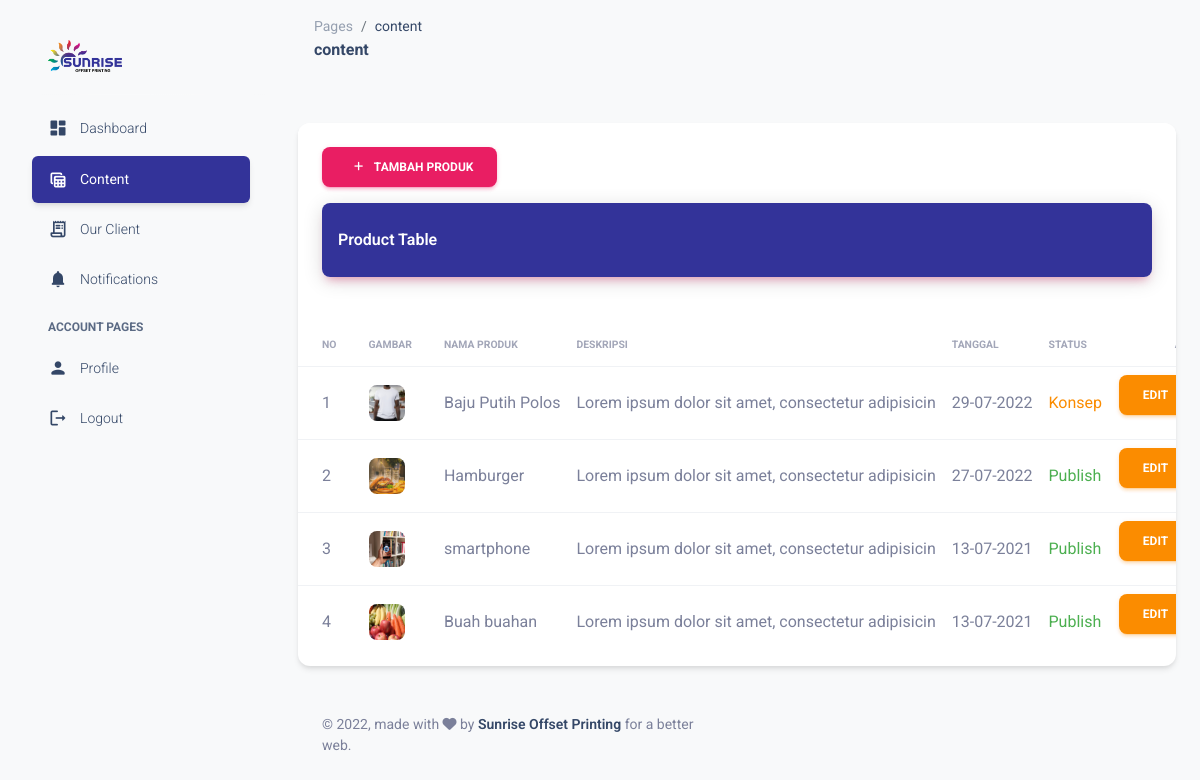
Before: /admin/content.php with the older database file.
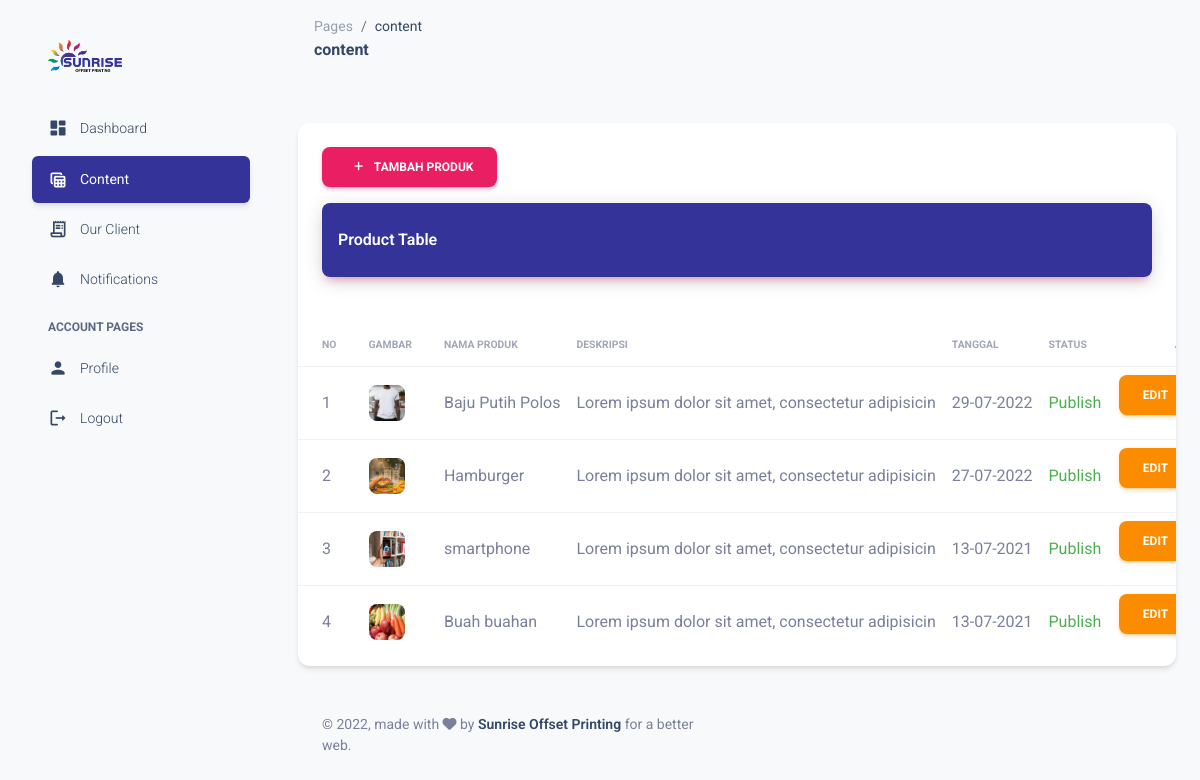
After: the same page with the newer database file.
### tables this page shows
CREATE TABLE `produk` (
  `id_produk` int(11) NOT NULL,
  `kode_produk` char(10) NOT NULL,
  `judul_produk` varchar(100) NOT NULL,
  `deskripsi` text NOT NULL,
  `gambar` varchar(100) NOT NULL DEFAULT 'gambar_default.png',
  `tanggal` datetime NOT NULL,
  `status` int(11) NOT NULL,
  `id_pengguna` int(11) NOT NULL
);

### admin/content.php (the view, shortened to what this page needs)
<!DOCTYPE html>
<html lang="en">
  <head>
<link href="../admin/assets/css/nucleo-icons.css" rel="stylesheet" />
<link href="../admin/assets/css/nucleo-svg.css" rel="stylesheet" />
<link id="pagestyle" href="../admin/assets/css/material-dashboard.css" rel="stylesheet" />
  </head>
  <body class="g-sidenav-show  bg-gray-100">
      <aside class="sidenav navbar navbar-vertical navbar-expand-xs border-0 border-radius-xl my-3 fixed-start ms-3   bg-gradient-white" id="sidenav-main">
  <div class="sidenav-header">
    <a class="navbar-brand m-0" href="" target="_blank">
      <img src="assets/img/logo2.png" class="navbar-brand-img h-100" alt="main_logo">
    </a>
  </div>
  <hr class="horizontal light mt-0 mb-2">
  <div class="collapse navbar-collapse  w-auto " id="sidenav-collapse-main">
    <ul class="navbar-nav">
<li class="nav-item">
  <a class="nav-link text-dark " href="./index.php">
      <div class="text-dark text-center me-2 d-flex align-items-center justify-content-center">
        <i class="material-icons opacity-10">dashboard</i>
      </div>
    <span class="nav-link-text ms-1">Dashboard</span>
  </a>
</li>
<li class="nav-item">
  <a class="nav-link text-dark active bg-gradient-primary " href="./content.php">
      <div class="text-dark text-center me-2 d-flex align-items-center justify-content-center">
        <i class="material-icons opacity-10">table_view</i>
      </div>
    <span class="nav-link-text ms-1">Content</span>
  </a>
</li>
<li class="nav-item">
  <a class="nav-link text-dark " href="./ourclient.php">
      <div class="text-dark text-center me-2 d-flex align-items-center justify-content-center">
        <i class="material-icons opacity-10">receipt_long</i>
      </div>
    <span class="nav-link-text ms-1">Our Client</span>
  </a>
</li>
<li class="nav-item">
  <a class="nav-link text-dark " href="./notifications.php">
      <div class="text-dark text-center me-2 d-flex align-items-center justify-content-center">
        <i class="material-icons opacity-10">notifications</i>
      </div>
    <span class="nav-link-text ms-1">Notifications</span>
  </a>
</li>
    <li class="nav-item mt-3">
      <h6 class="ps-4 ms-2 text-uppercase text-xs text-dark font-weight-bolder opacity-8">Account pages</h6>
    </li>
<li class="nav-item">
  <a class="nav-link text-dark " href="./profile.php">
      <div class="text-dark text-center me-2 d-flex align-items-center justify-content-center">
        <i class="material-icons opacity-10">person</i>
      </div>
    <span class="nav-link-text ms-1">Profile</span>
  </a>
</li>
<li class="nav-item">
  <a class="nav-link text-dark " href="./logout.php">
      <div class="text-dark text-center me-2 d-flex align-items-center justify-content-center">
        <i class="material-icons opacity-10">logout</i>
      </div>
    <span class="nav-link-text ms-1">Logout</span>
  </a>
</li>
    </ul>
  </div>
</aside>
      <main class="main-content border-radius-lg ">
<nav class="navbar navbar-main navbar-expand-lg px-0 mx-4 shadow-none border-radius-xl" id="navbarBlur" data-scroll="true">
  <div class="container-fluid py-1 px-3">
    <nav aria-label="breadcrumb">
      <ol class="breadcrumb bg-transparent mb-0 pb-0 pt-1 px-0 me-sm-6 me-5">
        <li class="breadcrumb-item text-sm"><a class="opacity-5 text-dark" href="javascript:;">Pages</a></li>
        <li class="breadcrumb-item text-sm text-dark active" aria-current="page">content</li>
      </ol>
      <h6 class="font-weight-bolder mb-0">content</h6>
  </nav>
  </div>
  </nav>
<div class="container-fluid py-4">
      <div class="row">
        <div class="col-12">
          <div class="card my-4">
            <div class="card-header">
            <button type="button" id="btn-tambah-produk" class="btn btn-primary"><span class="text"><i class="fas fa-plus fa-sm m-2"></i> Tambah produk</span></button>
              <div class="bg-gradient-primary shadow-primary border-radius-lg pt-4 pb-3">
                <h6 class="text-white text-capitalize ps-3">Product table</h6>
              </div>
            </div>
            <div class="card-body px-0 pb-2">
              <div class="table-responsive p-0">
                <table class="table align-items-center mb-0">
                  <thead>
                    <tr>
                      <th class="text-uppercase text-secondary text-xxs font-weight-bolder opacity-7 ps-4">No</th>
                      <th class="text-uppercase text-secondary text-xxs font-weight-bolder opacity-7 ps-2">Gambar</th>
                      <th class="text-uppercase text-secondary text-xxs font-weight-bolder opacity-7 ps-2">Nama Produk</th>
                      <th class="text-uppercase text-secondary text-xxs font-weight-bolder opacity-7 ps-2">Deskripsi</th>
                      <th class="text-uppercase text-secondary text-xxs font-weight-bolder opacity-7 ps-2">Tanggal</th>
                      <th class="text-uppercase text-secondary text-xxs font-weight-bolder opacity-7 ps-2">Status</th>
                      <th class="text-uppercase text-secondary text-xxs font-weight-bolder opacity-7 ps-6">aksi</th>
                    </tr>
                  </thead>
                  <tbody>
                  <?php
                        include '../config/database.php';
                        $sql="select * from produk order by id_produk desc";
                        $hasil=mysqli_query($kon,$sql);
                        $no=0;
                        while ($data = mysqli_fetch_array($hasil)):
                        $no++;
                    ?>
                    <tr>
                    <td class="ps-4"><?php echo $no; ?></td>
                <td><img  src="../assets/img/produk/<?php echo $data['gambar'];?>" class="avatar avatar-sm me-3 border-radius-lg" alt="user1" width="80px"></td>
                <td><?php echo $data['judul_produk']; ?></td>
                <td><?php
                          $ambil=$data["deskripsi"];
                          $panjang = strip_tags(html_entity_decode($ambil,ENT_QUOTES,"ISO-8859-1"));
                          echo substr($panjang, 0, 50);?></td>
                <td><?php echo date("d-m-Y",strtotime($data['tanggal'])); ?></td>
                <td><?php echo $data['status'] == 1 ? "<span class='text-success'>Publish</span>" : "<span class='text-warning'>Konsep</span>"; ?> </td>
                <td>
                    <button class="btn-edit-produk btn btn-warning btn-circle" id_produk="<?php echo $data['id_produk']; ?>" kode_produk="<?php echo $data['kode_produk']; ?>" data-toggle="tooltip" title="Edit produk" data-placement="top">Edit</button>
                </td>
                 </tr>
                    <?php endwhile; ?>
                  </tbody>
                </table>
              </div>
            </div>
          </div>
        </div>
      </div>
<footer class="footer py-4 w-100  ">
  <div class="container-fluid">
    <div class="row align-items-center justify-content-lg-between">
      <div class="col-lg-6 mb-lg-0 mb-4">
        <div class="copyright text-center text-sm text-muted text-lg-start">
          © ,
          made with <i class="fa fa-heart"></i> by
          <a href="" class="font-weight-bold" target="_blank">Sunrise Offset Printing</a>
          for a better web.
        </div>
      </div>
    </div>
  </div>
</footer>
</div>
</main>
  </body>
</html>

Changed rows visible on the page:
changed produk "Baju Putih Polos": status "Konsep" → "Publish"
